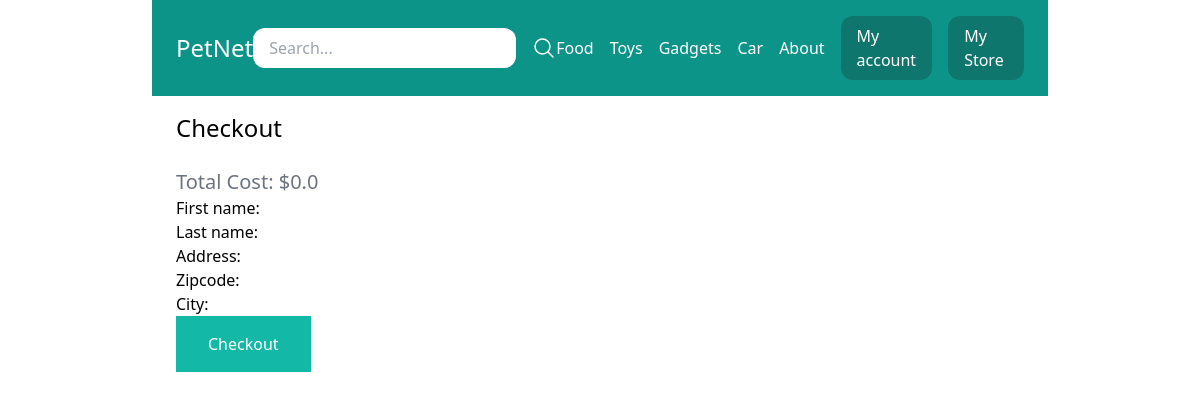
The app's page /cart/checkout/ (signed in) with its own data.
### store/models.py (models this page shows, shortened)
class Category(models.Model):
    title = models.CharField(max_length=50)
    slug = models.SlugField(max_length=50)
    class Meta:
        verbose_name_plural = 'Categories'

### store/views.py (the view)
# urls.py: path('cart/checkout/', views.checkout, name='checkout'),
@login_required
def checkout(request):
    cart = Cart(request)
    if request.method == 'POST':
        form = OrderForm(request.POST)
        if form.is_valid():
            total_price = 0
            for item in cart:
                product = item['product']
                total_price += product.price * int(item['quantity'])
            order = form.save(commit=False)
            order.created_by = request.user
            order.paid_amount = total_price
            order.save()
            for item in cart:
                product = item['product']
                quantity = int(item['quantity'])
                price = product.price * quantity
                item = OrderItem.objects.create(order=order, product=product, price=price, quantity=quantity)
            cart.clear()
            return redirect('myaccount')
    else:
        form = OrderForm()
    return render(request, 'store/checkout.html', {
        'cart': cart,
        'form': form,
        })

### store/forms.py
class OrderForm(forms.ModelForm):
    class Meta:
        model = Order
        fields = ('first_name', 'last_name', 'address', 'zipcode', 'city',)

### store/cart.py (called while the page is built)
    def get_total_cost(self):
        for p in self.cart.keys():
            self.cart[str(p)]['product'] = Product.objects.get(pk=p)
        return int(sum(item['product'].price * item ['quantity'] for item in self.cart.values())) / 100

### store/templatetags/menu.py (called while the page is built)
@register.inclusion_tag('core/menu.html')
def menu():
    categories = Category.objects.all()
    return {'categories': categories}

### store/templates/store/checkout.html (shortened to what this page needs)
{% extends 'core/base.html' %}
{% block content %}
    <h1 class="text-2xl mb-6">Checkout</h1>
    <h2 class="text-xl text-gray-500">Total Cost: ${{ cart.get_total_cost }}</h2>
    <form method='POST' action=".">
        {{ form.as_p}}
        <button class="inline-block px-8 py-4 bg-teal-500 text-white">Checkout</button>
    </form>
{% endblock %}

### core/templates/core/menu.html
{% for category in categories %}
    <a href="{% url 'category_detail' category.slug %}" class="text-white">{{ category.title }}</a>
{% endfor %}
<a href="{% url 'about' %}" class="text-white">About</a>

### records on screen
Category: title "Food"
Category: title "Toys"
Category: title "Gadgets"
Category: title "Car"

### other values on screen
{{ cart.get_total_cost }} "0.0"
